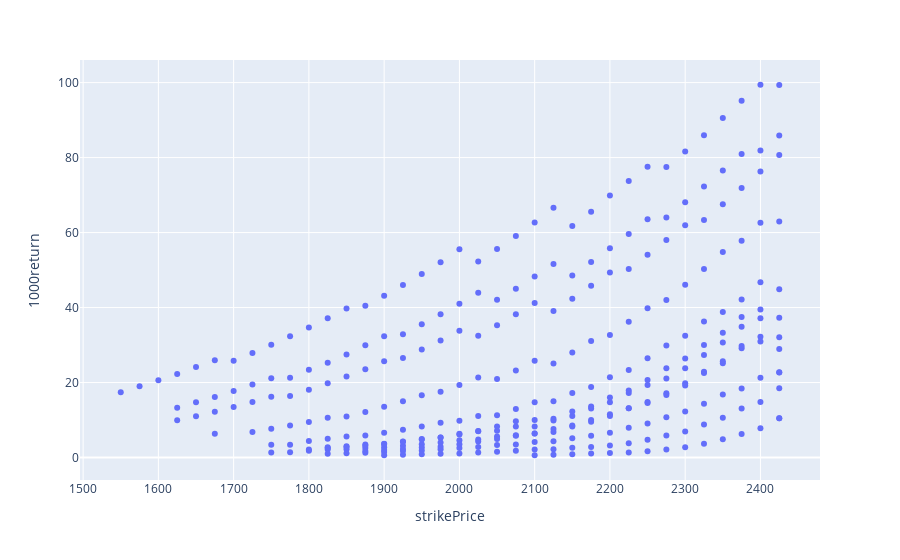

The notebook cell this image was saved under:
### Code cell
fig = px.scatter(df, x="strikePrice", y="1000return", hover_data=["id", "apr", "strikePrice", "duration"])
fig.show()

### Figure 1 — Plotly figure (JSON) as saved in the notebook; plotly's stock layout.template omitted (floating-point values rounded to 4 significant figures; data arrays with more than 128 entries replaced by an {"elided": "..."} marker saying what was removed)
{"data": [{"customdata": {"elided": "324x3 mixed values"}, "hovertemplate": "strikePrice=%{x}<br>1000return=%{y}<br>id=%{customdata[0]}<br>apr=%{customdata[1]}<br>duration=%{customdata[2]}<extra></extra>", "legendgroup": "", "marker": {"color": "#636efa", "symbol": "circle"}, "mode": "markers", "name": "", "orientation": "v", "showlegend": false, "type": "scatter", "x": {"elided": "324 int values"}, "xaxis": "x", "y": {"elided": "324 float values"}, "yaxis": "y"}], "layout": {"legend": {"tracegroupgap": 0}, "margin": {"t": 60}, "xaxis": {"anchor": "y", "domain": [0, 1], "title": {"text": "strikePrice"}}, "yaxis": {"anchor": "x", "domain": [0, 1], "title": {"text": "1000return"}}}}
